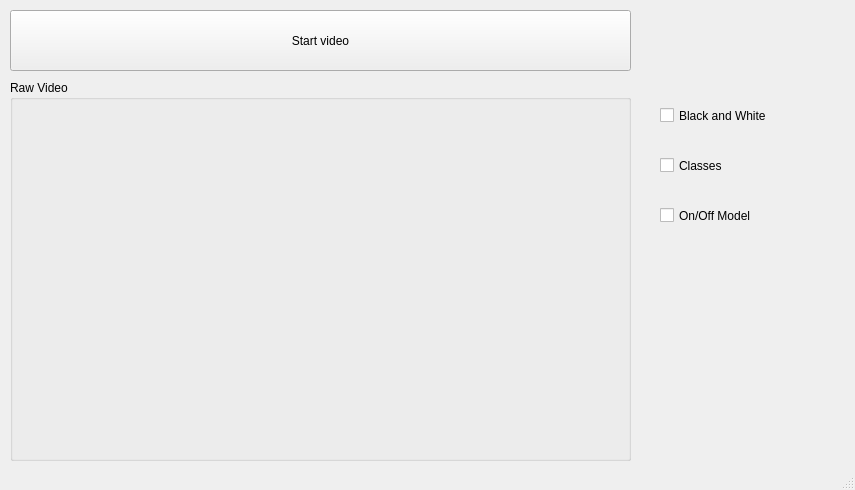
<?xml version="1.0" encoding="UTF-8"?>
<ui version="4.0">
 <class>MainWindow</class>
 <widget class="QMainWindow" name="MainWindow">
  <property name="geometry">
   <rect>
    <x>0</x>
    <y>0</y>
    <width>855</width>
    <height>490</height>
   </rect>
  </property>
  <property name="windowTitle">
   <string>MainWindow</string>
  </property>
  <property name="styleSheet">
   <string notr="true"/>
  </property>
  <widget class="QWidget" name="CheckWidget">
   <widget class="QGroupBox" name="groupBox">
    <property name="geometry">
     <rect>
      <x>10</x>
      <y>80</y>
      <width>621</width>
      <height>381</height>
     </rect>
    </property>
    <property name="sizePolicy">
     <sizepolicy hsizetype="Preferred" vsizetype="Preferred">
      <horstretch>0</horstretch>
      <verstretch>0</verstretch>
     </sizepolicy>
    </property>
    <property name="title">
     <string>Raw Video</string>
    </property>
    <widget class="QWidget" name="RawImageWidget" native="true">
     <property name="geometry">
      <rect>
       <x>10</x>
       <y>20</y>
       <width>601</width>
       <height>351</height>
      </rect>
     </property>
    </widget>
   </widget>
   <widget class="QPushButton" name="startButton">
    <property name="geometry">
     <rect>
      <x>10</x>
      <y>10</y>
      <width>621</width>
      <height>61</height>
     </rect>
    </property>
    <property name="text">
     <string>Start video</string>
    </property>
    <property name="checkable">
     <bool>false</bool>
    </property>
   </widget>
   <widget class="QCheckBox" name="BlaWhCheck">
    <property name="geometry">
     <rect>
      <x>660</x>
      <y>100</y>
      <width>131</width>
      <height>31</height>
     </rect>
    </property>
    <property name="text">
     <string>Black and White</string>
    </property>
   </widget>
   <widget class="QCheckBox" name="Switcher">
    <property name="geometry">
     <rect>
      <x>660</x>
      <y>200</y>
      <width>131</width>
      <height>31</height>
     </rect>
    </property>
    <property name="text">
     <string>On/Off Model</string>
    </property>
   </widget>
   <widget class="QCheckBox" name="ClassName">
    <property name="geometry">
     <rect>
      <x>660</x>
      <y>150</y>
      <width>131</width>
      <height>31</height>
     </rect>
    </property>
    <property name="text">
     <string>Classes</string>
    </property>
   </widget>
  </widget>
  <widget class="QMenuBar" name="menubar">
   <property name="geometry">
    <rect>
     <x>0</x>
     <y>0</y>
     <width>855</width>
     <height>26</height>
    </rect>
   </property>
  </widget>
  <widget class="QStatusBar" name="statusbar"/>
 </widget>
 <resources/>
 <connections/>
</ui>
